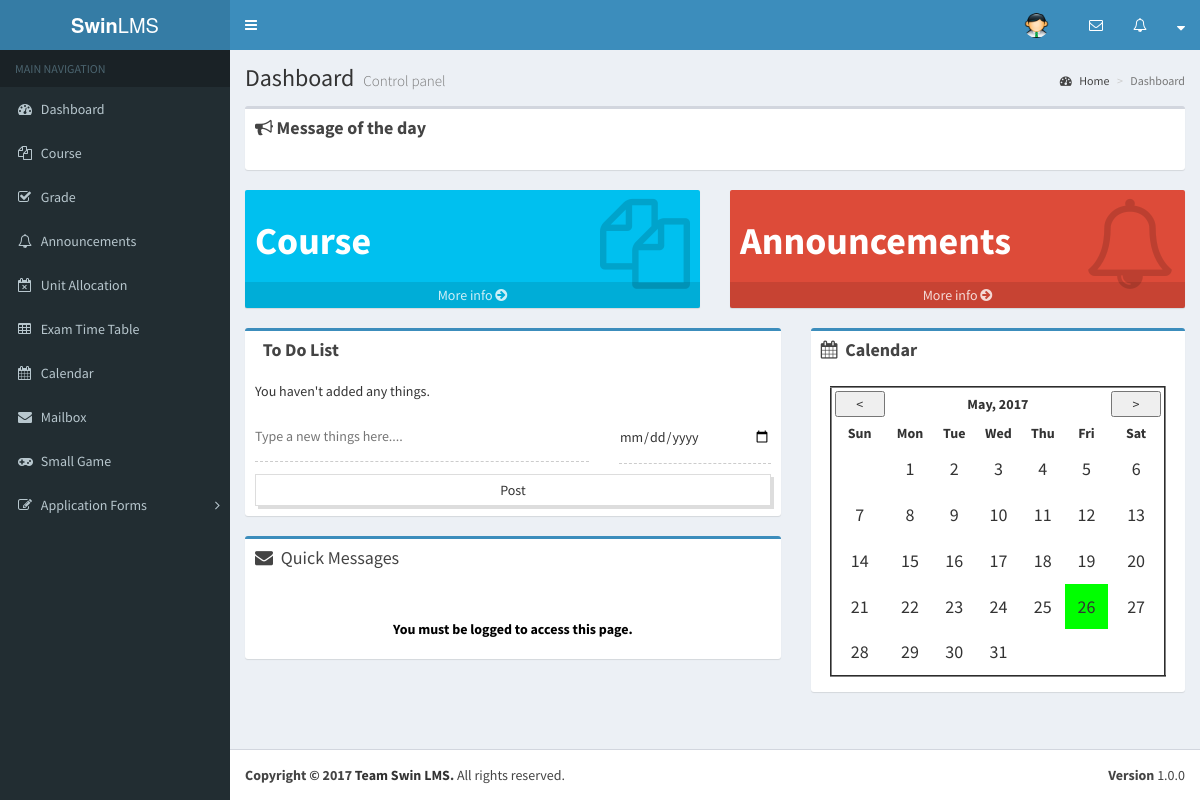
/student/dashboard.php, run on an earlier commit of the app's database.
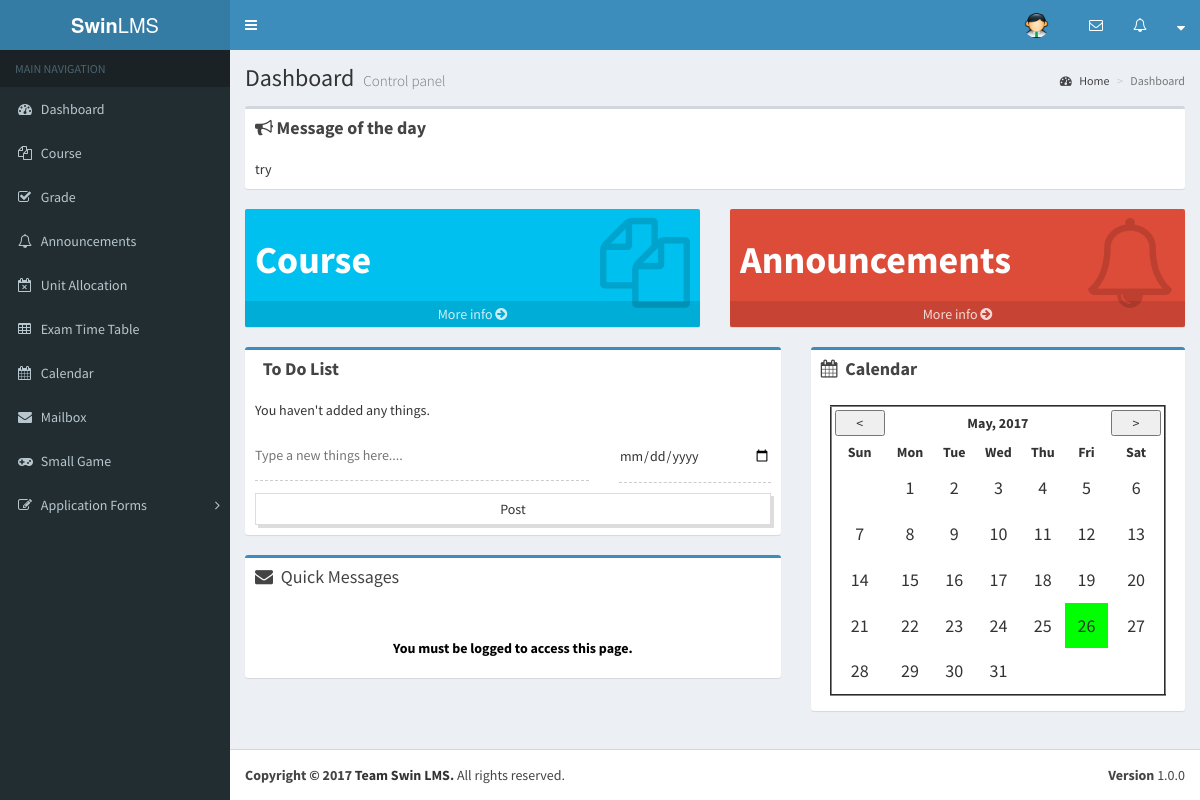
And on a later commit of the database.
### tables this page shows
CREATE TABLE `msg_of_day` (
  `id` int(11) NOT NULL,
  `detail` varchar(255) NOT NULL,
  `status` varchar(65) NOT NULL
);

### student/dashboard.php (the view, shortened to what the changed rows need)
<?php
$sql= "SELECT * FROM msg_of_day WHERE status = 'Active'" ;
$records = mysql_query($sql);
?>
<!DOCTYPE html>
<html>
		<?php include_once('first.php') ?>
    <link href="../bootstrap/css/todo.css" rel="stylesheet" />
    <link href="../bootstrap/css/calendar.css" rel="stylesheet" />
    <link href="../bootstrap/css/mail.css" rel="stylesheet" />
	<body class="hold-transition skin-blue sidebar-mini">
          <div class="content-wrapper">
            <section class="content-header">
              <h1>
                Dashboard
                <small>Control panel</small>
              </h1>
            </section>
            <section class="content">
                <div class="box box-default">
                    <div class="box-header">
                        <h3 class="box-title"><i class="fa fa-bullhorn"></i> Message of the day</h3>
                    </div>
                    <div class="box-body">
                        <div class="row">
                            <div class="col-md-12 col-sm-12 col-xs-12">
                                <?php
                                    while($message=mysql_fetch_assoc($records)){
                                    echo "<marquee>".$message['detail']."</marquee>";
                                    }
                                ?>
                            </div>
                        </div>
                    </div>
                </div>
              <div class="row">
                <section class="col-lg-7 connectedSortable">
                  <div class="box box-primary">
                            <div class="box-header">
                                <h2 class="box-title">Quick Messages</h2>
                            </div>
                        </div>
                </section>
                <section class="col-lg-5 connectedSortable">
                      <div class="box box-primary">
                            <div class="box-body">
                                <?php
                                    if (isset ($_GET['day'])){
                                        $day = $_GET['day'];
                                    }else{
                                        $day = date ("d");
                                    }
                                    if (isset ($_GET['month'])){
                                        $month = $_GET['month'];
                                    }else{
                                        $month = date ("n");
                                    }
                                    if (isset ($_GET['year'])){
                                        $year = $_GET['year'];
                                    }else{
                                        $year = date ("Y");
                                    }
                                    $currentTimeStamp = strtotime("$year-$month-$day");
                                    $numDays = date("t", $currentTimeStamp);
                                    $counter = 0;
                                ?>
                                <table border='2' width='100%' height='150px'>
                                    <tr>
                                        <th width='14%'>Sun</th>
                                        <th width='14%'>Mon</th>
                                        <th width='14%'>Tue</th>
                                        <th width='14%'>Wed</th>
                                        <th width='14%'>Thu</th>
                                        <th width='14%'>Fri</th>
                                        <th width='14%'>Sat</th>
                                    </tr>
                                    <?php
                                        echo "<tr>";
                                        for ($i = 1; $i < $numDays+1; $i++, $counter++) {
                                            $timeStamp = strtotime ("$year-$month-$i");
                                                if($i == 1){
                                                    $firstDay = date ("w", $timeStamp);
                                                    for ($j = 0; $j < $firstDay; $j++, $counter++){
                                                        echo "<td>&nbsp;</td>";
                                                    }
                                                }
                                                $monthstring = $month;
                                                $monthlength = strlen($monthstring);
                                                $daystring = $i;
                                                $daylength = strlen($daystring);
                                                if($monthlength <=1 ){
                                                    $monthstring = "0".$monthstring;
                                                }
                                                if($daylength <=1 ){
                                                    $daystring = "0".$daystring;
                                                }
                                            $todaysDate = date("m/d/Y");
                                            $dateToCompare = $monthstring.'/'.$daystring.'/'.$year;
                                            echo "<td align='center' ";
                                            if($todaysDate == $dateToCompare){
                                                echo "class='today'";
                                            }else{
                                                $sqlCount = "select * from events where date='".$dateToCompare."' and user_id='".$_SESSION['user_id']."'";
                                                $noOfEvent = mysql_num_rows(mysql_query($sqlCount));
                                                if($noOfEvent >= 1){
                                                    echo "class='event'";
                                                }
                                            }
                                            echo "><h4><a href='".$_SERVER['PHP_SELF']."?month=".$monthstring."&day=".$daystring."&year=".$year."&v=true'>".$i."</td></h4>";
                                        }
                                        echo "</tr>";
                                    ?>
                                </table>
                            </div>
                        </div>
                </section>
              </div>
            </section>
          </div>
	</body>
</html>

What changed in the data, as far as the page shows it:
added msg_of_day: detail "try"
